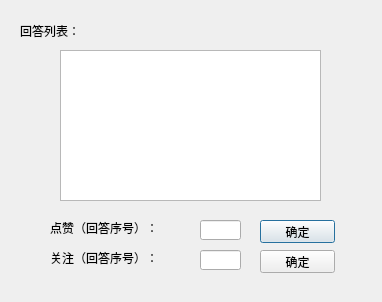
<?xml version="1.0" encoding="UTF-8"?>
<ui version="4.0">
 <class>AnswerContent</class>
 <widget class="QDialog" name="AnswerContent">
  <property name="geometry">
   <rect>
    <x>0</x>
    <y>0</y>
    <width>382</width>
    <height>302</height>
   </rect>
  </property>
  <property name="windowTitle">
   <string>Answer List</string>
  </property>
  <property name="styleSheet">
   <string notr="true">font: 11pt &quot;微软雅黑&quot;;
</string>
  </property>
  <widget class="QTextEdit" name="content">
   <property name="geometry">
    <rect>
     <x>60</x>
     <y>50</y>
     <width>261</width>
     <height>151</height>
    </rect>
   </property>
  </widget>
  <widget class="QLabel" name="label">
   <property name="geometry">
    <rect>
     <x>50</x>
     <y>220</y>
     <width>141</width>
     <height>16</height>
    </rect>
   </property>
   <property name="styleSheet">
    <string notr="true"/>
   </property>
   <property name="text">
    <string>点赞（回答序号）：</string>
   </property>
  </widget>
  <widget class="QLineEdit" name="num">
   <property name="geometry">
    <rect>
     <x>200</x>
     <y>220</y>
     <width>41</width>
     <height>20</height>
    </rect>
   </property>
  </widget>
  <widget class="QPushButton" name="OK">
   <property name="geometry">
    <rect>
     <x>260</x>
     <y>220</y>
     <width>75</width>
     <height>23</height>
    </rect>
   </property>
   <property name="text">
    <string>确定</string>
   </property>
  </widget>
  <widget class="QLabel" name="label_2">
   <property name="geometry">
    <rect>
     <x>50</x>
     <y>250</y>
     <width>141</width>
     <height>16</height>
    </rect>
   </property>
   <property name="styleSheet">
    <string notr="true"/>
   </property>
   <property name="text">
    <string>关注（回答序号）：</string>
   </property>
  </widget>
  <widget class="QLineEdit" name="focus">
   <property name="geometry">
    <rect>
     <x>200</x>
     <y>250</y>
     <width>41</width>
     <height>20</height>
    </rect>
   </property>
  </widget>
  <widget class="QPushButton" name="OK2">
   <property name="geometry">
    <rect>
     <x>260</x>
     <y>250</y>
     <width>75</width>
     <height>23</height>
    </rect>
   </property>
   <property name="text">
    <string>确定</string>
   </property>
  </widget>
  <widget class="QLabel" name="label_3">
   <property name="geometry">
    <rect>
     <x>20</x>
     <y>20</y>
     <width>81</width>
     <height>21</height>
    </rect>
   </property>
   <property name="text">
    <string>回答列表：</string>
   </property>
  </widget>
 </widget>
 <resources/>
 <connections/>
</ui>
